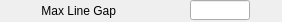
   <widget class="caFrame" name="caFrame_4">
    <property name="geometry">
     <rect>
      <x>400</x>
      <y>290</y>
      <width>282</width>
      <height>22</height>
     </rect>
    </property>
    <widget class="caLabel" name="caLabel_8">
     <property name="geometry">
      <rect>
       <x>-45</x>
       <y>0</y>
       <width>161</width>
       <height>21</height>
      </rect>
     </property>
     <property name="frameShape">
      <enum>QFrame::NoFrame</enum>
     </property>
     <property name="text">
      <string>Max Line Gap</string>
     </property>
     <property name="alignment">
      <set>Qt::AlignAbsolute|Qt::AlignRight|Qt::AlignTrailing|Qt::AlignVCenter</set>
     </property>
     <property name="fontScaleMode">
      <enum>ESimpleLabel::WidthAndHeight</enum>
     </property>
     <property name="foreground">
      <color>
       <red>0</red>
       <green>0</green>
       <blue>0</blue>
      </color>
     </property>
     <property name="background">
      <color alpha="0">
       <red>0</red>
       <green>0</green>
       <blue>0</blue>
      </color>
     </property>
    </widget>
    <widget class="caTextEntry" name="caTextEntry_6">
     <property name="geometry">
      <rect>
       <x>190</x>
       <y>0</y>
       <width>60</width>
       <height>20</height>
      </rect>
     </property>
     <property name="channel" stdset="0">
      <string notr="true">$(P)$(R)MaxLineGap</string>
     </property>
     <property name="foreground">
      <color>
       <red>0</red>
       <green>0</green>
       <blue>0</blue>
      </color>
     </property>
     <property name="background">
      <color>
       <red>115</red>
       <green>223</green>
       <blue>255</blue>
      </color>
     </property>
     <property name="colorMode">
      <enum>caLineEdit::Static</enum>
     </property>
     <property name="precisionMode">
      <enum>caLineEdit::Channel</enum>
     </property>
     <property name="limitsMode">
      <enum>caLineEdit::Channel</enum>
     </property>
     <property name="maxValue">
      <double>1.000000000000000</double>
     </property>
     <property name="minValue">
      <double>0.000000000000000</double>
     </property>
     <property name="fontScaleMode" stdset="0">
      <enum>caLineEdit::WidthAndHeight</enum>
     </property>
     <property name="formatType">
      <enum>caLineEdit::decimal</enum>
     </property>
    </widget>
    <widget class="caLineEdit" name="caLineEdit_6">
     <property name="geometry">
      <rect>
       <x>300</x>
       <y>1</y>
       <width>60</width>
       <height>18</height>
      </rect>
     </property>
     <property name="alignment">
      <set>Qt::AlignAbsolute|Qt::AlignLeading|Qt::AlignLeft|Qt::AlignVCenter</set>
     </property>
     <property name="channel" stdset="0">
      <string notr="true">$(P)$(R)KernelHeight_RBV</string>
     </property>
     <property name="foreground">
      <color>
       <red>10</red>
       <green>0</green>
       <blue>184</blue>
      </color>
     </property>
     <property name="background">
      <color>
       <red>187</red>
       <green>187</green>
       <blue>187</blue>
      </color>
     </property>
     <property name="colorMode">
      <enum>caLineEdit::Static</enum>
     </property>
     <property name="precisionMode">
      <enum>caLineEdit::Channel</enum>
     </property>
     <property name="limitsMode">
      <enum>caLineEdit::Channel</enum>
     </property>
     <property name="maxValue">
      <double>1.000000000000000</double>
     </property>
     <property name="minValue">
      <double>0.000000000000000</double>
     </property>
     <property name="fontScaleMode" stdset="0">
      <enum>caLineEdit::WidthAndHeight</enum>
     </property>
     <property name="formatType">
      <enum>caLineEdit::decimal</enum>
     </property>
    </widget>
   </widget>
